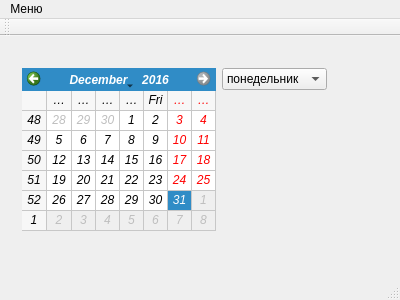
<?xml version="1.0" encoding="UTF-8"?>
<ui version="4.0">
 <class>MainWindow</class>
 <widget class="QMainWindow" name="MainWindow">
  <property name="geometry">
   <rect>
    <x>0</x>
    <y>0</y>
    <width>400</width>
    <height>300</height>
   </rect>
  </property>
  <property name="windowTitle">
   <string>Лабораторная работа 1</string>
  </property>
  <property name="windowIcon">
   <iconset resource="res.qrc">
    <normaloff>:/Image/twitter.png</normaloff>:/Image/twitter.png</iconset>
  </property>
  <widget class="QWidget" name="centralWidget">
   <widget class="QWidget" name="">
    <property name="geometry">
     <rect>
      <x>11</x>
      <y>21</y>
      <width>327</width>
      <height>185</height>
     </rect>
    </property>
    <layout class="QHBoxLayout" name="horizontalLayout">
     <item>
      <widget class="QCalendarWidget" name="calendarWidget">
       <property name="enabled">
        <bool>true</bool>
       </property>
       <property name="font">
        <font>
         <italic>true</italic>
        </font>
       </property>
       <property name="autoFillBackground">
        <bool>true</bool>
       </property>
       <property name="minimumDate">
        <date>
         <year>2016</year>
         <month>1</month>
         <day>1</day>
        </date>
       </property>
       <property name="maximumDate">
        <date>
         <year>2016</year>
         <month>12</month>
         <day>31</day>
        </date>
       </property>
       <property name="gridVisible">
        <bool>true</bool>
       </property>
       <property name="selectionMode">
        <enum>QCalendarWidget::NoSelection</enum>
       </property>
       <property name="horizontalHeaderFormat">
        <enum>QCalendarWidget::ShortDayNames</enum>
       </property>
       <property name="verticalHeaderFormat">
        <enum>QCalendarWidget::ISOWeekNumbers</enum>
       </property>
       <property name="navigationBarVisible">
        <bool>true</bool>
       </property>
       <property name="dateEditEnabled">
        <bool>true</bool>
       </property>
      </widget>
     </item>
     <item>
      <layout class="QVBoxLayout" name="verticalLayout">
       <item>
        <widget class="QComboBox" name="comboBox">
         <item>
          <property name="text">
           <string>понедельник</string>
          </property>
         </item>
         <item>
          <property name="text">
           <string>вторник</string>
          </property>
         </item>
         <item>
          <property name="text">
           <string>среда</string>
          </property>
         </item>
         <item>
          <property name="text">
           <string>четверг</string>
          </property>
         </item>
         <item>
          <property name="text">
           <string>пятница</string>
          </property>
         </item>
         <item>
          <property name="text">
           <string>суббота</string>
          </property>
         </item>
         <item>
          <property name="text">
           <string>воскресенье</string>
          </property>
         </item>
        </widget>
       </item>
       <item>
        <spacer name="verticalSpacer">
         <property name="orientation">
          <enum>Qt::Vertical</enum>
         </property>
         <property name="sizeHint" stdset="0">
          <size>
           <width>20</width>
           <height>68</height>
          </size>
         </property>
        </spacer>
       </item>
      </layout>
     </item>
    </layout>
   </widget>
  </widget>
  <widget class="QMenuBar" name="menuBar">
   <property name="geometry">
    <rect>
     <x>0</x>
     <y>0</y>
     <width>400</width>
     <height>21</height>
    </rect>
   </property>
   <widget class="QMenu" name="menu">
    <property name="title">
     <string>Меню</string>
    </property>
    <addaction name="action"/>
    <addaction name="action_2"/>
   </widget>
   <addaction name="menu"/>
  </widget>
  <widget class="QToolBar" name="mainToolBar">
   <attribute name="toolBarArea">
    <enum>TopToolBarArea</enum>
   </attribute>
   <attribute name="toolBarBreak">
    <bool>false</bool>
   </attribute>
  </widget>
  <widget class="QStatusBar" name="statusBar"/>
  <action name="action">
   <property name="text">
    <string>Авторы</string>
   </property>
  </action>
  <action name="action_2">
   <property name="text">
    <string>Выход</string>
   </property>
  </action>
 </widget>
 <layoutdefault spacing="6" margin="11"/>
 <resources>
  <include location="res.qrc"/>
 </resources>
 <connections>
  <connection>
   <sender>action_2</sender>
   <signal>triggered()</signal>
   <receiver>MainWindow</receiver>
   <slot>close()</slot>
   <hints>
    <hint type="sourcelabel">
     <x>-1</x>
     <y>-1</y>
    </hint>
    <hint type="destinationlabel">
     <x>199</x>
     <y>149</y>
    </hint>
   </hints>
  </connection>
 </connections>
</ui>
